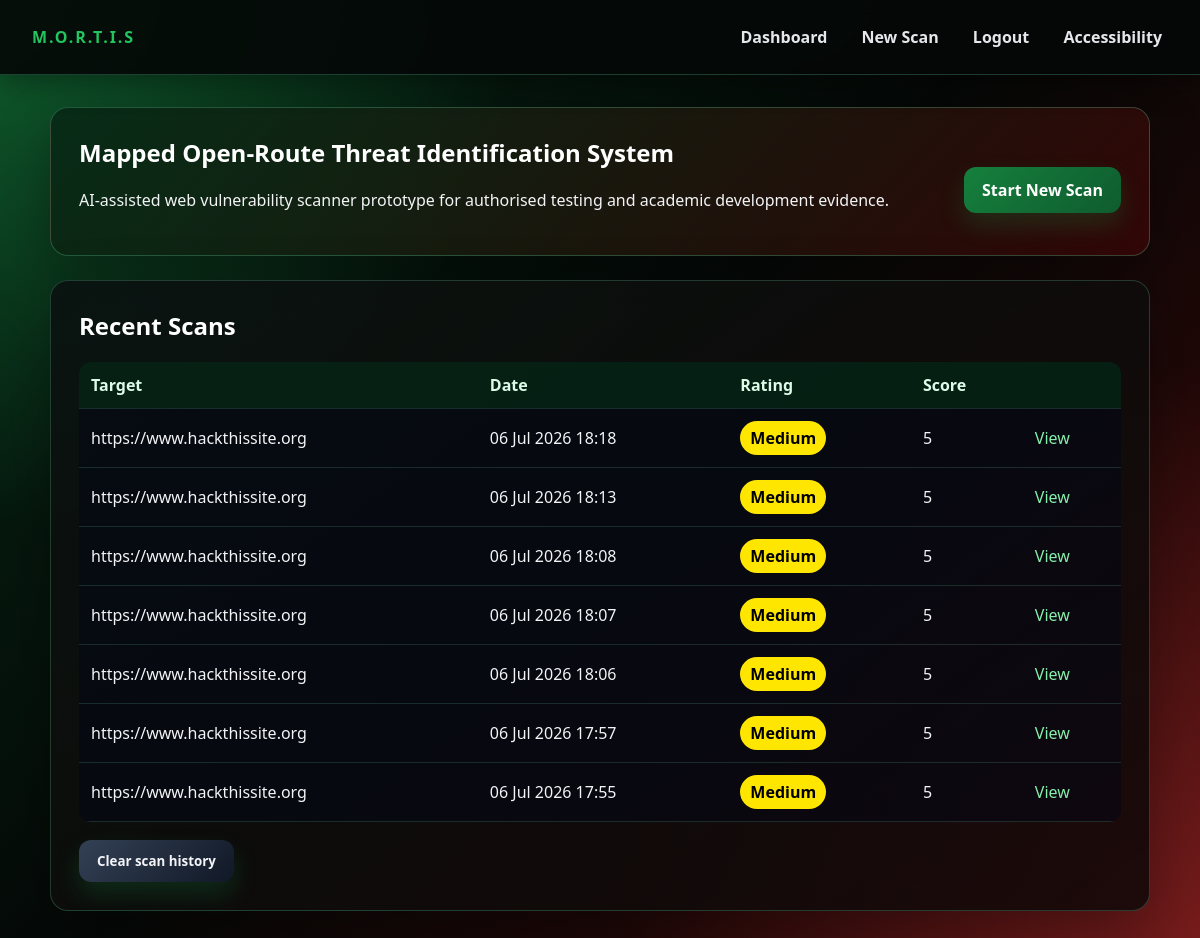
Page /dashboard (signed in) on the earlier database version.
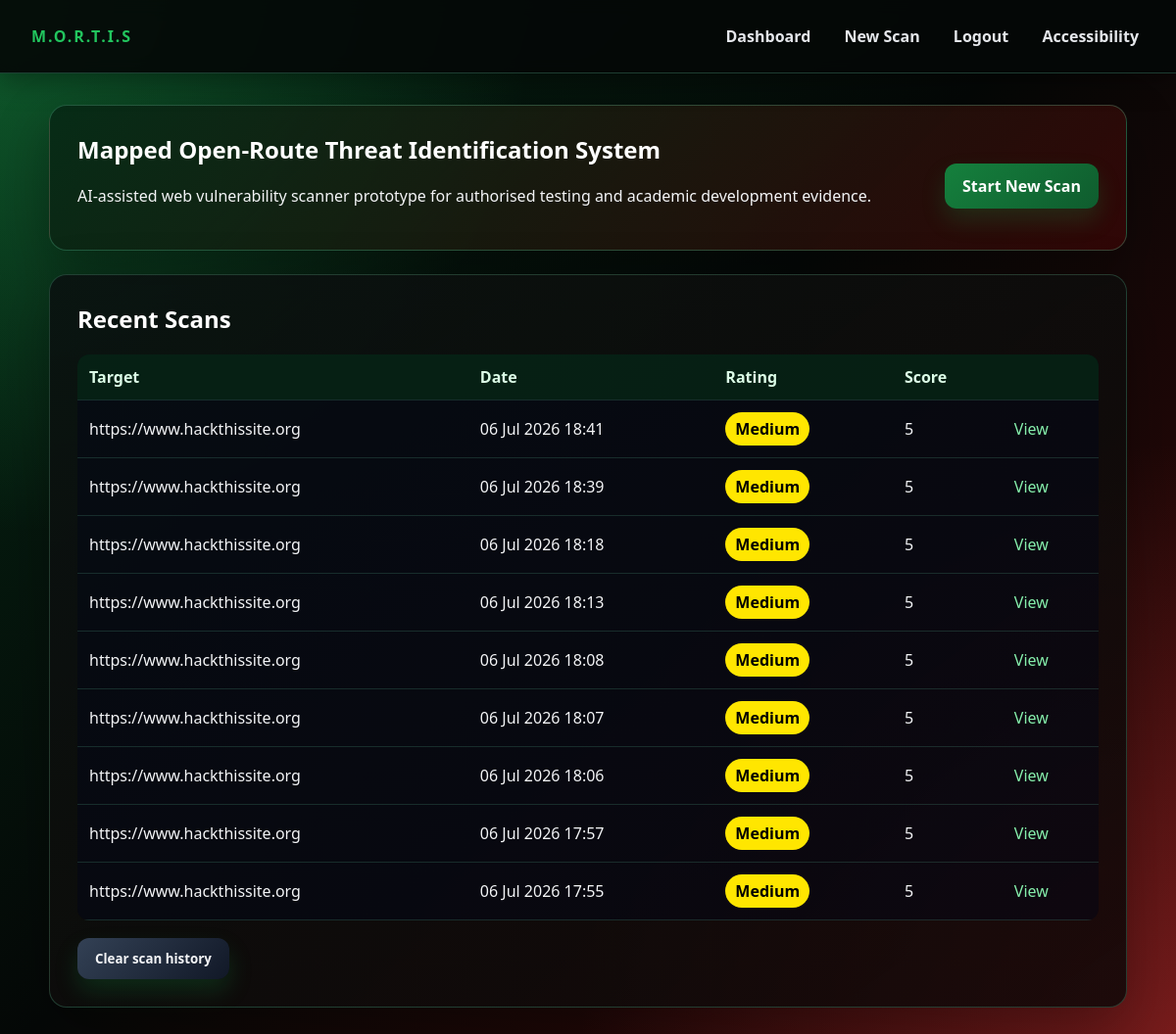
Same page on the later database version.
### app/models.py (models this page shows)
class Scan(db.Model):
    id = db.Column(db.Integer, primary_key=True)
    target_url = db.Column(db.String(500), nullable=False)
    created_at = db.Column(db.DateTime, default=datetime.utcnow)
    overall_score = db.Column(db.Integer, default=0)
    overall_rating = db.Column(db.String(20), default="Low")
    report_summary = db.Column(db.Text, default="")
    report_source = db.Column(db.String(20), default="")  # "api" | "offline" | ""
    status = db.Column(db.String(20), default="running")  # running | reporting | completed | failed
    modules_total = db.Column(db.Integer, default=0)
    modules_done = db.Column(db.Integer, default=0)
    current_module = db.Column(db.String(80), default="")
    findings = db.relationship(
        "Finding",
        backref="scan",
        cascade="all, delete-orphan",
        lazy=True,
        order_by="Finding.score.desc()"
    )

### app/routes.py (the view)
@bp.route("/dashboard")
@login_required
def dashboard():
    scans = Scan.query.order_by(Scan.created_at.desc()).limit(10).all()
    return render_template("dashboard.html", scans=scans)

### app/routes.py (called while the page is built)
def login_required(view):
    @wraps(view)
    def wrapped(*args, **kwargs):
        if "user_id" not in session:
            return redirect(url_for("main.login"))
        return view(*args, **kwargs)
    return wrapped

### app/templates/dashboard.html (shortened to what this page needs)
{% extends "base.html" %}
{% block content %}
<section class="hero">
    <div>
      <h1>Mapped Open-Route Threat Identification System</h1>
      <p>AI-assisted web vulnerability scanner prototype for authorised testing and academic development evidence.</p>
    </div>
  <a class="button" href="{{ url_for('main.scan') }}">Start New Scan</a>
</section>
<section class="card">
  <h2>Recent Scans</h2>
  {% if scans %}
  <table>
    <thead><tr><th>Target</th><th>Date</th><th>Rating</th><th>Score</th><th></th></tr></thead>
    <tbody>
    {% for scan in scans %}
      <tr>
        <td>{{ scan.target_url }}</td>
        <td>{{ scan.created_at.strftime('%d %b %Y %H:%M') }}</td>
        <td>
          {% if scan.status in ("running", "reporting") %}
            <span class="badge info">Running…</span>
          {% elif scan.status == "failed" %}
            <span class="badge critical">Failed</span>
          {% else %}
            <span class="badge {{ scan.overall_rating|lower }}">{{ scan.overall_rating }}</span>
          {% endif %}
        </td>
        <td>{{ scan.overall_score }}</td>
        <td>
          {% if scan.status in ("running", "reporting") %}
            <a href="{{ url_for('main.scan_progress', scan_id=scan.id) }}">View progress</a>
          {% else %}
            <a href="{{ url_for('main.results', scan_id=scan.id) }}">View</a>
          {% endif %}
        </td>
      </tr>
    {% endfor %}
    </tbody>
  </table>
  <form method="post" action="{{ url_for('main.clear_history') }}"
        onsubmit="return confirm('Are you sure you want to clear your scan history? This permanently deletes all scans and cannot be undone.');">
    <button type="submit" class="secondary">Clear scan history</button>
  </form>
  {% else %}
    <p class="muted">No scans yet. Run your first authorised scan.</p>
  {% endif %}
</section>
{% endblock %}

### app/templates/base.html (shortened to what this page needs)
<!doctype html>
<html lang="en">
<head>
  <link rel="stylesheet" href="{{ url_for('static', filename='css/style.css') }}">
</head>
<body>
  <header class="topbar">
    <div class="brand">M.O.R.T.I.S</div>
    <nav aria-label="Primary">
      {% if session.get('user_id') %}
        <a href="{{ url_for('main.dashboard') }}">Dashboard</a>
        <a href="{{ url_for('main.scan') }}">New Scan</a>
        <a href="{{ url_for('main.logout') }}">Logout</a>
      {% endif %}
      <a href="{{ url_for('main.accessibility') }}">Accessibility</a>
    </nav>
  </header>
  <main class="container" id="main" tabindex="-1">
    {% block content %}{% endblock %}
  </main>
</body>
</html>

### app/static/css/style.css (style rules this page uses)
:root { --bg: #050807; --bg-red: #3a0707; --bg-green:#062915; --panel: rgba(10, 18, 16, 0.92); --panel-2: rgba(18, 8, 8, 0.88); --text: #f3f4f6; --muted: #a7b7ad; --line: rgba(110, 231, 183, 0.22); --accent: #ef4444; --accent-2:#22c55e; --danger: #dc2626; --success: #16a34a; }
*, *::before, *::after { box-sizing: border-box; }
body { margin: 0; font-family: "Aptos", "Aptos Display", "Segoe UI", Arial, sans-serif; color: var(--text); background: radial-gradient(circle at top left, rgba(34, 197, 94, 0.34), transparent 34%), radial-gradient(circle at bottom right, rgba(239, 68, 68, 0.34), transparent 38%), linear-gradient(135deg, var(--bg-green) 0%, var(--bg) 48%, var(--bg-red) 100%); background-attachment: fixed; }
button, input, select, textarea, .summary { font-family: inherit; }
h1, h2, h3 { margin-top: 0; color: #ffffff; }
a { color: #86efac; text-decoration: none; }
.topbar { position: sticky; top: 0; display: flex; justify-content: space-between; align-items: center; padding: 18px 32px; background: rgba(5, 8, 7, 0.92); border-bottom: 1px solid rgba(110, 231, 183, 0.24); box-shadow: 0 8px 28px rgba(0, 0, 0, 0.35); backdrop-filter: blur(8px); }
.topbar .brand { font-weight: 800; letter-spacing: 0.12em; color: var(--accent-2); }
.topbar nav a { margin-left: 18px; color: #e5e7eb; font-weight: 700; }
.container { width: min(1100px, 94%); margin: 32px auto; }
.hero { display: flex; justify-content: space-between; align-items: center; gap: 24px; padding: 28px; margin-bottom: 24px; background: linear-gradient(135deg, rgba(6, 41, 21, 0.92), rgba(58, 7, 7, 0.76)); border: 1px solid rgba(110, 231, 183, 0.26); border-radius: 18px; box-shadow: 0 20px 55px rgba(0, 0, 0, 0.32); }
.card { padding: 28px; margin-bottom: 24px; background: linear-gradient(145deg, var(--panel), var(--panel-2)); border: 1px solid rgba(110, 231, 183, 0.22); border-radius: 18px; box-shadow: 0 20px 60px rgba(0, 0, 0, 0.32); }
button, .button { display: inline-block; margin-top: 18px; padding: 12px 18px; background: linear-gradient(135deg, #15803d, #0f5c2e); color: #ffffff; font-weight: 800; border: 0; border-radius: 12px; cursor: pointer; box-shadow: 0 12px 24px rgba(22, 163, 74, 0.20); }
.secondary { background: linear-gradient(135deg, #334155, #111827); color: var(--text); }
table { width: 100%; border-collapse: collapse; background: rgba(2, 6, 23, 0.45); border-radius: 12px; overflow: hidden; }
th, td { padding: 12px; text-align: left; border-bottom: 1px solid rgba(110, 231, 183, 0.16); }
th { color: #dcfce7; background: rgba(6, 41, 21, 0.72); }
.badge { display: inline-block; padding: 6px 10px; background: #334155; color: #ffffff; font-weight: 800; border-radius: 999px; }
.badge.medium { background: #ffe600; color: #000000; }
.topbar nav a { display: inline-block; padding: 8px 6px; }

Differences in the rows shown:
added Scan: target_url "https://www.hackthissite.org", created_at "06 Jul 2026 18:41", overall_rating "Medium", overall_score "5"
added Scan: target_url "https://www.hackthissite.org", created_at "06 Jul 2026 18:39", overall_rating "Medium", overall_score "5"
